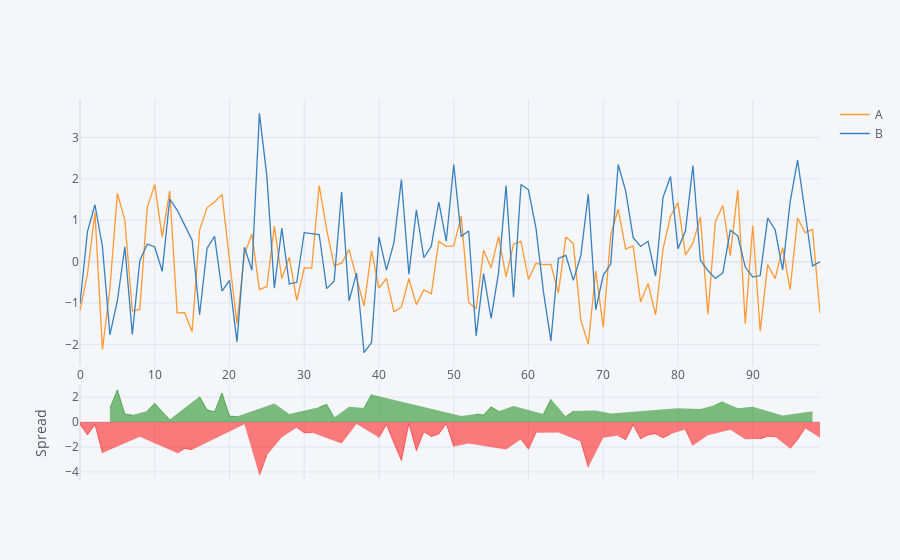

Here is the notebook cell this chart was saved with:
### Code cell
df[['A','B']].iplot(kind='spread')
#spreadplot is good for analysing financial data,
#e.g spread betweeen 2 stocks

### Figure 1 — Plotly figure (JSON) as saved in the notebook; plotly's stock layout.template omitted (floating-point values rounded to 4 significant figures)
{"data": [{"line": {"color": "rgba(255, 153, 51, 1.0)", "dash": "solid", "shape": "linear", "width": 1.3}, "mode": "lines", "name": "A", "text": "", "type": "scatter", "x": [0, 1, 2, 3, 4, 5, 6, 7, 8, 9, 10, 11, 12, 13, 14, 15, 16, 17, 18, 19, 20, 21, 22, 23, 24, 25, 26, 27, 28, 29, 30, 31, 32, 33, 34, 35, 36, 37, 38, 39, 40, 41, 42, 43, 44, 45, 46, 47, 48, 49, 50, 51, 52, 53, 54, 55, 56, 57, 58, 59, 60, 61, 62, 63, 64, 65, 66, 67, 68, 69, 70, 71, 72, 73, 74, 75, 76, 77, 78, 79, 80, 81, 82, 83, 84, 85, 86, 87, 88, 89, 90, 91, 92, 93, 94, 95, 96, 97, 98, 99], "y": [-1.186, -0.3018, 1.187, -2.121, -0.6503, 1.651, 1.005, -1.194, -1.154, 1.31, 1.86, 0.5908, 1.712, -1.239, -1.235, -1.696, 0.7628, 1.306, 1.441, 1.626, 0.03317, -1.495, 0.1878, 0.6643, -0.6773, -0.5999, 0.8595, -0.409, 0.1054, -0.9383, -0.1542, -0.151, 1.84, 0.7738, -0.09503, -0.03865, 0.2917, -0.4203, -1.067, 0.2578, -0.6413, -0.4027, -1.21, -1.099, -0.4143, -1.039, -0.6831, -0.7769, 0.4895, 0.3694, 0.3827, 1.098, -0.9849, -1.138, 0.2779, -0.1467, 0.6078, -0.3673, 0.4235, 0.4919, -0.4285, -0.04042, -0.0738, -0.06828, -0.7539, 0.5975, 0.4359, -1.407, -1.995, -0.2201, -1.583, 0.6401, 1.266, 0.3047, 0.3791, -0.9747, -0.5285, -1.289, 0.3001, 1.099, 1.427, 0.1584, 0.4463, 1.081, -1.276, 0.9642, 1.357, 0.1462, 1.732, -1.497, 0.8666, -1.681, -0.0727, -0.4123, 0.3371, -0.6797, 1.055, 0.7007, 0.7784, -1.255]}, {"line": {"color": "rgba(55, 128, 191, 1.0)", "dash": "solid", "shape": "linear", "width": 1.3}, "mode": "lines", "name": "B", "text": "", "type": "scatter", "x": [0, 1, 2, 3, 4, 5, 6, 7, 8, 9, 10, 11, 12, 13, 14, 15, 16, 17, 18, 19, 20, 21, 22, 23, 24, 25, 26, 27, 28, 29, 30, 31, 32, 33, 34, 35, 36, 37, 38, 39, 40, 41, 42, 43, 44, 45, 46, 47, 48, 49, 50, 51, 52, 53, 54, 55, 56, 57, 58, 59, 60, 61, 62, 63, 64, 65, 66, 67, 68, 69, 70, 71, 72, 73, 74, 75, 76, 77, 78, 79, 80, 81, 82, 83, 84, 85, 86, 87, 88, 89, 90, 91, 92, 93, 94, 95, 96, 97, 98, 99], "y": [-1.016, 0.7246, 1.375, 0.3623, -1.768, -0.9456, 0.3595, -1.757, 0.02336, 0.4268, 0.354, -0.2339, 1.508, 1.246, 0.882, 0.5169, -1.285, 0.3234, 0.6101, -0.713, -0.4532, -1.94, 0.3491, -0.2089, 3.585, 2.065, -0.6438, 0.8098, -0.5388, -0.4984, 0.6988, 0.6814, 0.6555, -0.6525, -0.472, 1.686, -0.9486, -0.2732, -2.201, -1.957, 0.5972, -0.2035, 0.4608, 1.985, -0.3027, 1.251, 0.09341, 0.3742, 1.44, 0.493, 2.347, 0.6136, 0.7401, -1.795, -0.2896, -1.37, -0.2597, 1.836, -0.8598, 1.862, 1.737, 0.8074, -0.7253, -1.916, 0.0794, 0.1533, -0.4525, 0.1443, 1.633, -1.161, -0.3319, -0.06, 2.346, 1.712, 0.585, 0.3668, 0.4918, -0.3487, 1.554, 2.058, 0.3088, 0.7454, 2.324, 0.03362, -0.2152, -0.4037, -0.2747, 0.7603, 0.6236, -0.1313, -0.3721, -0.3355, 1.052, 0.7703, -0.202, 1.437, 2.451, 1.199, -0.103, -0.002706]}, {"connectgaps": false, "fill": "tozeroy", "line": {"color": "green", "dash": "solid", "shape": "linear", "width": 0.5}, "mode": "lines", "name": "Spread", "showlegend": false, "type": "scatter", "x": [0, 1, 2, 3, 4, 5, 6, 7, 8, 9, 10, 11, 12, 13, 14, 15, 16, 17, 18, 19, 20, 21, 22, 23, 24, 25, 26, 27, 28, 29, 30, 31, 32, 33, 34, 35, 36, 37, 38, 39, 40, 41, 42, 43, 44, 45, 46, 47, 48, 49, 50, 51, 52, 53, 54, 55, 56, 57, 58, 59, 60, 61, 62, 63, 64, 65, 66, 67, 68, 69, 70, 71, 72, 73, 74, 75, 76, 77, 78, 79, 80, 81, 82, 83, 84, 85, 86, 87, 88, 89, 90, 91, 92, 93, 94, 95, 96, 97, 98, 99], "xaxis": "x2", "y": ["", "", "", "", 1.118, 2.596, 0.6456, 0.5634, "", 0.8835, 1.506, 0.8247, 0.2041, "", "", "", 2.048, 0.9829, 0.8308, 2.339, 0.4864, 0.4447, "", 0.8731, "", "", 1.503, "", 0.6443, "", "", "", 1.185, 1.426, 0.3769, "", 1.24, "", 1.133, 2.214, "", "", "", "", "", "", "", "", "", "", "", 0.4848, "", 0.6565, 0.5675, 1.224, 0.8676, "", 1.283, "", "", "", 0.6515, 1.848, "", 0.4442, 0.8884, "", "", 0.9412, "", 0.7001, "", "", "", "", "", "", "", "", 1.118, "", "", 1.047, "", 1.368, 1.632, "", 1.109, "", 1.239, "", "", "", 0.5392, "", "", "", 0.8814, ""], "yaxis": "y2"}, {"connectgaps": false, "fill": "tozeroy", "line": {"color": "red", "dash": "solid", "shape": "linear", "width": 0.5}, "mode": "lines", "name": "Spread", "showlegend": false, "type": "scatter", "x": [0, 1, 2, 3, 4, 5, 6, 7, 8, 9, 10, 11, 12, 13, 14, 15, 16, 17, 18, 19, 20, 21, 22, 23, 24, 25, 26, 27, 28, 29, 30, 31, 32, 33, 34, 35, 36, 37, 38, 39, 40, 41, 42, 43, 44, 45, 46, 47, 48, 49, 50, 51, 52, 53, 54, 55, 56, 57, 58, 59, 60, 61, 62, 63, 64, 65, 66, 67, 68, 69, 70, 71, 72, 73, 74, 75, 76, 77, 78, 79, 80, 81, 82, 83, 84, 85, 86, 87, 88, 89, 90, 91, 92, 93, 94, 95, 96, 97, 98, 99], "xaxis": "x2", "y": [-0.1697, -1.026, -0.1879, -2.483, "", "", "", "", -1.177, "", "", "", "", -2.485, -2.117, -2.213, "", "", "", "", "", "", -0.1614, "", -4.262, -2.665, "", -1.219, "", -0.4399, -0.853, -0.8325, "", "", "", -1.725, "", -0.1471, "", "", -1.238, -0.1992, -1.671, -3.085, -0.1116, -2.29, -0.7765, -1.151, -0.9504, -0.1237, -1.964, "", -1.725, "", "", "", "", -2.203, "", -1.37, -2.165, -0.8478, "", "", -0.8333, "", "", -1.551, -3.628, "", -1.251, "", -1.08, -1.407, -0.2059, -1.342, -1.02, -0.9403, -1.254, -0.9586, "", -0.587, -1.878, "", -1.061, "", "", -0.6141, "", -1.366, "", -1.345, -1.125, -1.183, "", -2.117, -1.397, -0.4987, "", -1.252], "yaxis": "y2"}], "layout": {"hovermode": "x", "legend": {"bgcolor": "#F5F6F9", "font": {"color": "#4D5663"}}, "paper_bgcolor": "#F5F6F9", "plot_bgcolor": "#F5F6F9", "title": {"font": {"color": "#4D5663"}}, "xaxis": {"gridcolor": "#E1E5ED", "showgrid": true, "tickfont": {"color": "#4D5663"}, "title": {"font": {"color": "#4D5663"}, "text": ""}, "zerolinecolor": "#E1E5ED"}, "xaxis2": {"anchor": "y2", "gridcolor": "#E1E5ED", "showgrid": true, "showticklabels": false, "tickfont": {"color": "#4D5663"}, "title": {"font": {"color": "#4D5663"}, "text": ""}, "zerolinecolor": "#E1E5ED"}, "yaxis": {"domain": [0.3, 1], "gridcolor": "#E1E5ED", "showgrid": true, "tickfont": {"color": "#4D5663"}, "title": {"font": {"color": "#4D5663"}, "text": ""}, "zerolinecolor": "#E1E5ED"}, "yaxis2": {"domain": [0, 0.25], "gridcolor": "#E1E5ED", "showgrid": true, "tickfont": {"color": "#4D5663"}, "title": {"font": {"color": "#4D5663"}, "text": "Spread"}, "zerolinecolor": "#E1E5ED"}}}
